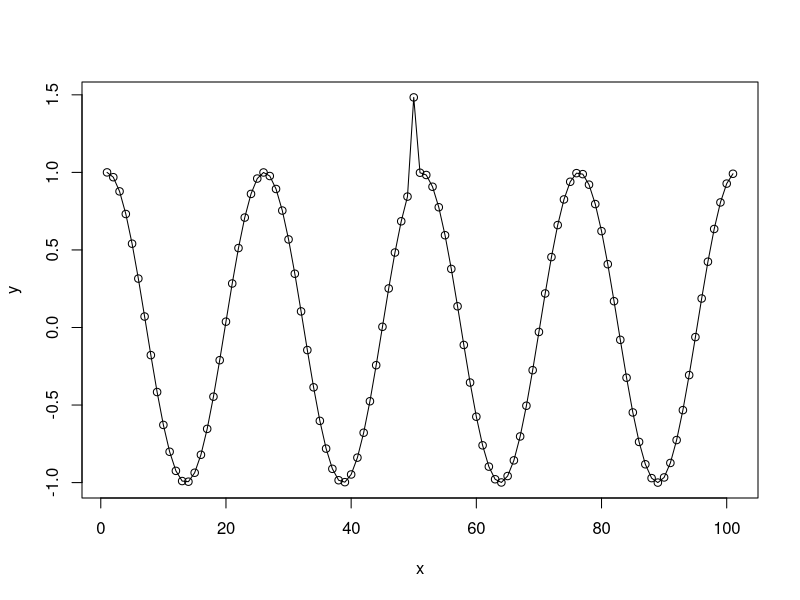
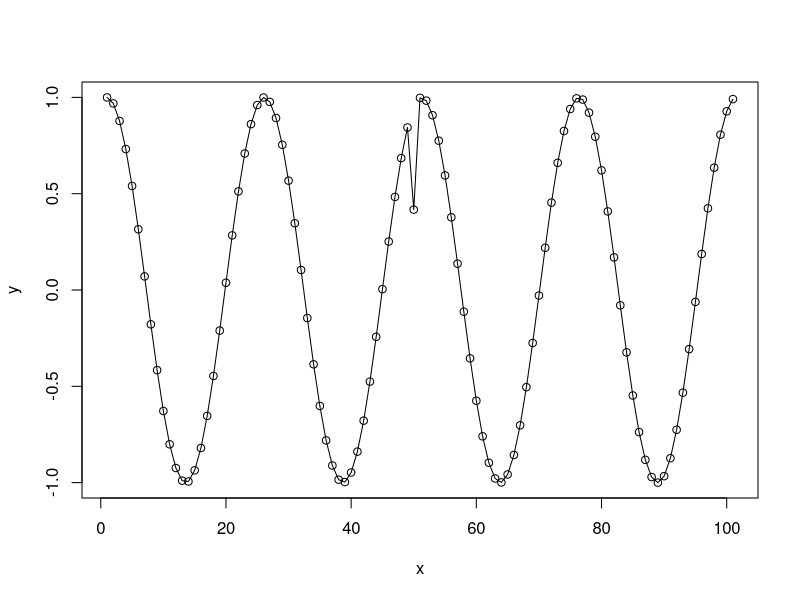
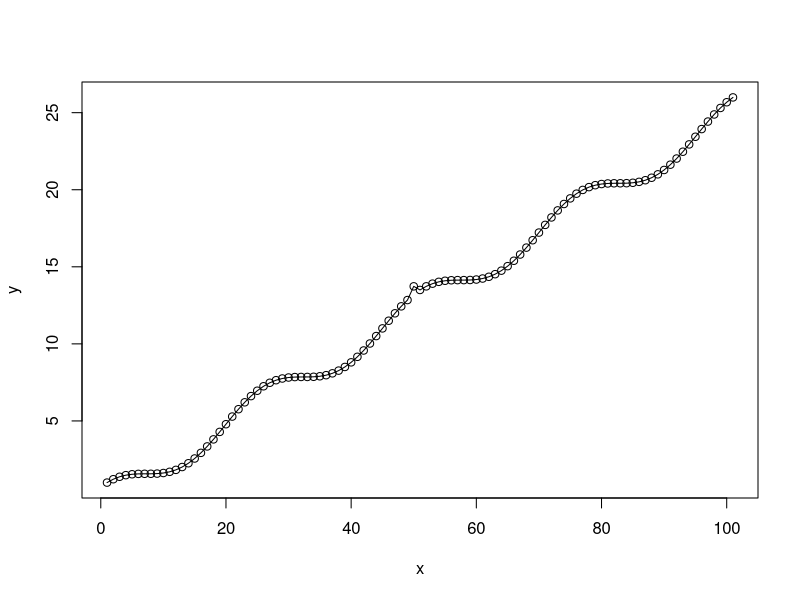
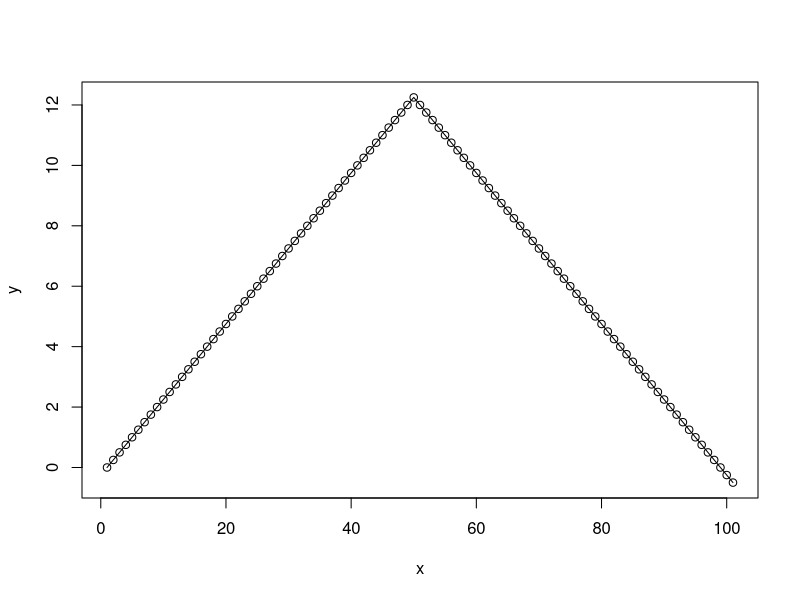
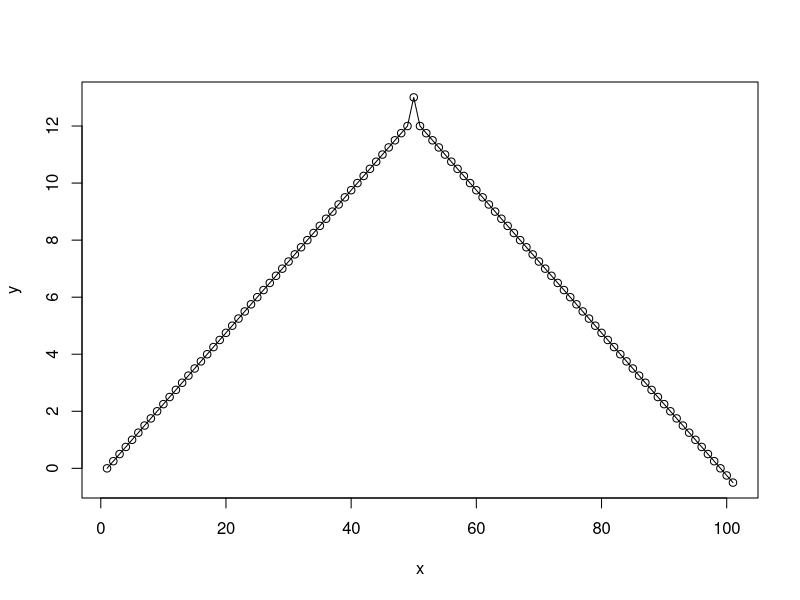
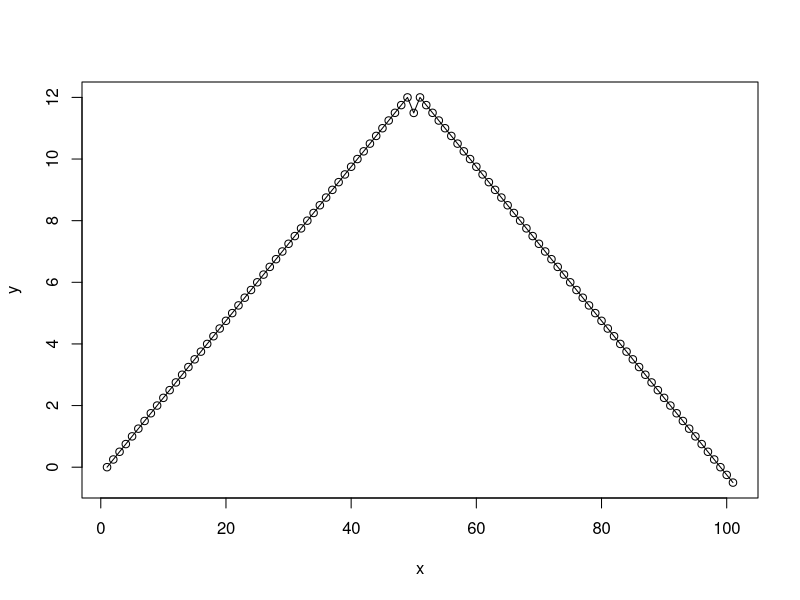
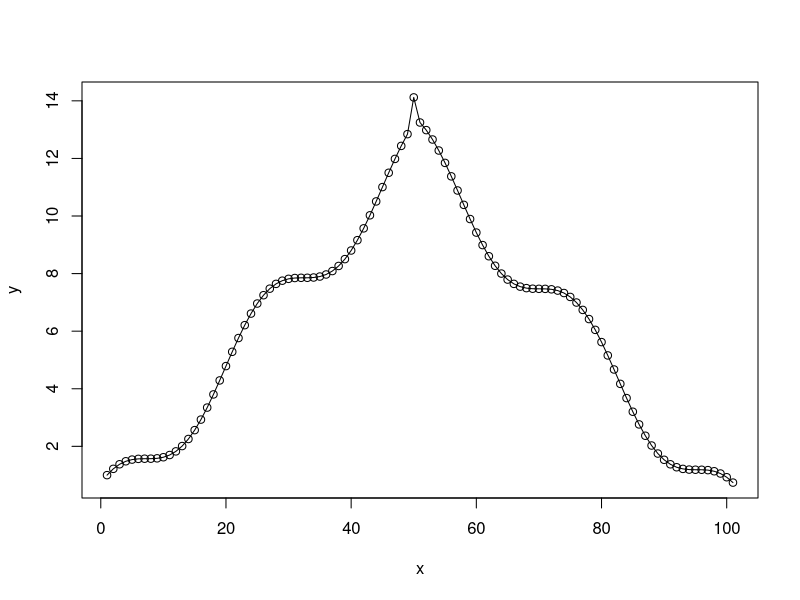
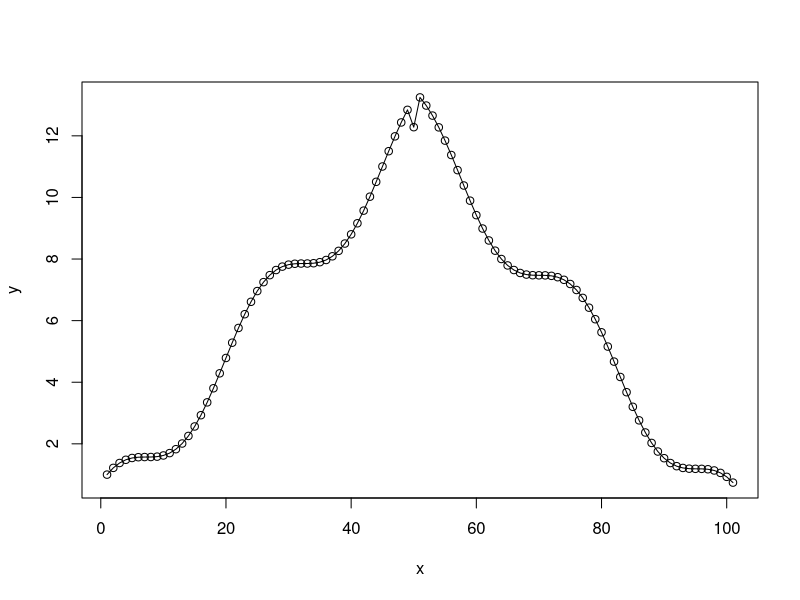

Reproduce these figures in R, in order. (Note: this script raises an error after producing the figures.)

gen_data <- function() {
  require(tseries)
  require(forecast)

  har_examples <- list()

  { # time series 1
    i <- seq(0, 25, 0.25)
    x <- cos(i)
    event <- rep(FALSE, length(x))

    event[50] <- TRUE
    x[50] <- x[50] + 3*sd(x[1:(length(x)-1)]-x[2:length(x)])

    har_examples[[length(har_examples)+1]] <- data.frame(serie = x, event = event)
  }

  { # time series 2
    i <- seq(0, 25, 0.25)
    x <- cos(i)
    event <- rep(FALSE, length(x))

    event[50] <- TRUE
    x[50] <- x[50] - 3*sd(x[1:(length(x)-1)]-x[2:length(x)])

    har_examples[[length(har_examples)+1]] <- data.frame(serie = x, event = event)
  }

  { # time series 3
    i <- seq(0, 25, 0.25)
    x <- cos(i)+i
    event <- rep(FALSE, length(x))

    event[50] <- TRUE
    x[50] <- x[50] + 3*sd(x[1:(length(x)-1)]-x[2:length(x)])

    har_examples[[length(har_examples)+1]] <- data.frame(serie = x, event = event)
  }

  { # time series 4
    i <- seq(0, 25, 0.25)
    x <- i
    event <- rep(FALSE, length(x))

    x[51:101] <- max(x[51:99]) - x[51:101]
    event[50] <- TRUE

    har_examples[[length(har_examples)+1]] <- data.frame(serie = x, event = event)
  }

  { # time series 5
    i <- seq(0, 25, 0.25)
    x <- i
    x[51:101] <- max(x[51:99]) - x[51:101]
    event <- rep(FALSE, length(x))

    event[50] <- TRUE
    x[50] <- x[50] + 3*sd(x[1:(length(x)-1)]-x[2:length(x)])

    har_examples[[length(har_examples)+1]] <- data.frame(serie = x, event = event)
  }

  { # time series 6
    i <- seq(0, 25, 0.25)
    x <- i
    x[51:101] <- max(x[51:99]) - x[51:101]
    event <- rep(FALSE, length(x))

    event[50] <- TRUE
    x[50] <- x[50] - 3*sd(x[1:(length(x)-1)]-x[2:length(x)])

    har_examples[[length(har_examples)+1]] <- data.frame(serie = x, event = event)
  }

  { # time series 7
    i <- seq(0, 25, 0.25)
    x <- cos(i)
    xt <- i
    xt[51:101] <- max(xt[52:100]) - xt[51:101]
    x <- x + xt

    event <- rep(FALSE, length(x))

    event[50] <- TRUE
    x[50] <- x[50] + 3*sd(x[1:(length(x)-1)]-x[2:length(x)])

    har_examples[[length(har_examples)+1]] <- data.frame(serie = x, event = event)
  }


  { # time series 8
    i <- seq(0, 25, 0.25)
    x <- cos(i)
    xt <- i
    xt[51:101] <- max(xt[52:100]) - xt[51:101]
    x <- x + xt

    event <- rep(FALSE, length(x))

    event[50] <- TRUE
    x[50] <- x[50] - 3*sd(x[1:(length(x)-1)]-x[2:length(x)])

    har_examples[[length(har_examples)+1]] <- data.frame(serie = x, event = event)
  }

  nonstationarity_sym <- function(ts.len,ts.mean,ts.var) {
    #x variable (time)
    t <- c(1:ts.len)

    #stationary time series
    set.seed(1234)
    sta <- arima.sim(model=list(ar=0.5), n=ts.len, mean=ts.mean, sd=sqrt(ts.var)) #AR(1)

    #trend-stationary time series
    trend <- 0.04*t
    tsta <- sta + trend

    #level-stationary time series
    increase.level <- 5
    level <- c(rep(ts.mean,ts.len/2),rep(ts.mean+increase.level,ts.len/2))
    lsta <- sta + level

    #heteroscedastic time series (nonstationary in variance)
    increase.var <- 2
    var.level <- c(rep(1,ts.len/2),rep(increase.var,ts.len/2))
    hsta <- sta * var.level

    #difference-stationarity (unit root) (stationary around a stochastic trend)
    set.seed(123)
    dsta <- cumsum(rnorm(ts.len, mean=ts.mean, sd=sqrt(ts.var)))

    return(c(sta,tsta,lsta,hsta,dsta))
  }

  { # time series 9
    x <- nonstationarity_sym(ts.len=200,ts.mean=0,ts.var=1)
    i <- 1:length(x)

    event <- rep(FALSE, length(x))
    event[c(200,400,500,600,700,800)] <- TRUE

    har_examples[[length(har_examples)+1]] <- data.frame(serie = x, event = event)
  }

  { # time series 10
    i <- seq(0, 25, 0.25)
    x <- cos(i)
    event <- rep(FALSE, length(x))

    event[30] <- TRUE
    x[30] <- x[30] + 3*sd(x[1:(length(x)-1)]-x[2:length(x)])

    event[50] <- TRUE
    x[50] <- x[50] + 3*sd(x[1:(length(x)-1)]-x[2:length(x)])

    event[70] <- TRUE
    x[70] <- x[70] + 3*sd(x[1:(length(x)-1)]-x[2:length(x)])

    har_examples[[length(har_examples)+1]] <- data.frame(serie = x, event = event)
  }

  sta <- function(ts.len,ts.mean,ts.var) {
    t <- c(1:ts.len)

    #stationary time series
    set.seed(1234)
    sta <- arima.sim(model=list(ar=0.5), n=ts.len, mean=ts.mean, sd=sqrt(ts.var)) #AR(1)

    return(sta)
  }

  { # time series 11
    x <- sta(ts.len=200,ts.mean=0,ts.var=1)
    i <- 1:length(x)

    event <- rep(FALSE, length(x))

    har_examples[[length(har_examples)+1]] <- data.frame(serie = x, event = event)
  }

  tsta <- function(ts.len,ts.mean,ts.var) {
    t <- c(1:ts.len)

    #stationary time series
    set.seed(1234)
    sta <- arima.sim(model=list(ar=0.5), n=ts.len, mean=ts.mean, sd=sqrt(ts.var)) #AR(1)

    #trend-stationary time series
    trend <- 0.04*t
    tsta <- sta + trend
    return(tsta)
  }

  { # time series 12
    x <- tsta(ts.len=200,ts.mean=0,ts.var=1)
    i <- 1:length(x)

    event <- rep(FALSE, length(x))

    har_examples[[length(har_examples)+1]] <- data.frame(serie = x, event = event)
  }

  lsta <- function(ts.len,ts.mean,ts.var) {
    t <- c(1:ts.len)

    #stationary time series
    set.seed(1234)
    sta <- arima.sim(model=list(ar=0.5), n=ts.len, mean=ts.mean, sd=sqrt(ts.var)) #AR(1)

    #level-stationary time series
    increase.level <- 5
    level <- c(rep(ts.mean,ts.len/2),rep(ts.mean+increase.level,ts.len/2))
    lsta <- sta + level
    return(lsta)
  }

  { # time series 13
    x <- lsta(ts.len=200,ts.mean=0,ts.var=1)
    i <- 1:length(x)

    event <- rep(FALSE, length(x))
    event[c(100)] <- TRUE

    har_examples[[length(har_examples)+1]] <- data.frame(serie = x, event = event)
  }

  hsta <- function(ts.len,ts.mean,ts.var) {
    t <- c(1:ts.len)

    #stationary time series
    set.seed(1234)
    sta <- arima.sim(model=list(ar=0.5), n=ts.len, mean=ts.mean, sd=sqrt(ts.var)) #AR(1)

    #heteroscedastic time series (nonstationary in variance)
    increase.var <- 2
    var.level <- c(rep(1,ts.len/2),rep(increase.var,ts.len/2))
    hsta <- sta * var.level

    return(hsta)
  }

  { # time series 14
    x <- hsta(ts.len=200,ts.mean=0,ts.var=1)
    i <- 1:length(x)

    event <- rep(FALSE, length(x))
    event[c(100)] <- TRUE

    har_examples[[length(har_examples)+1]] <- data.frame(serie = x, event = event)
  }

  { # time series 15
    i <- seq(0, 25, 0.25)
    x <- cos(i)+i/10
    sdr <- sd(x[1:(length(x)-1)]-x[2:length(x)])
    event <- rep(FALSE, length(x))

    event[25] <- TRUE
    x[25] <- x[25] + 0.5*sdr
    x[26] <- x[26] + 0.25*sdr
    x[27] <- x[27] + 0.5*sdr

    event[50] <- TRUE
    x[50] <- x[25]
    x[51] <- x[26]
    x[52] <- x[27]

    event[75] <- TRUE
    x[75] <- x[25]
    x[76] <- x[26]
    x[77] <- x[27]

    har_examples[[length(har_examples)+1]] <- data.frame(serie = x, event = event)
  }

  return(har_examples)
}


plot_examples <- function(har_examples) {
  for (i in 1:length(har_examples)) {
    data <- har_examples[[i]]
    y <- data$serie
    x <- 1:length(y)
    plot(x = x, y = y)
    lines(x = x, y = y)
  }
}


save_examples <- function(har_examples) {
  save(har_examples, file="./data/har_examples.RData", compress = TRUE)
}


har_examples <- gen_data()
plot_examples(har_examples)
save_examples(har_examples)

